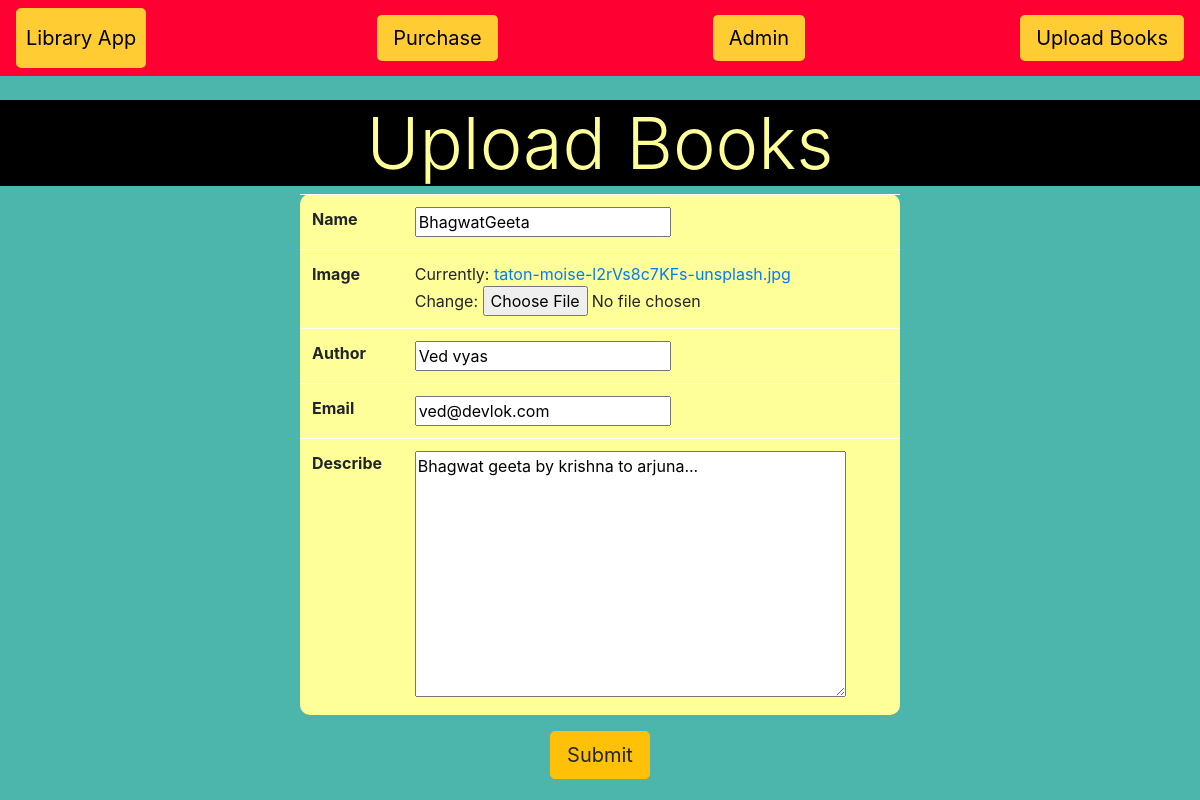
Page /update/5 on the committed database.
### books/models.py (models this page shows, shortened)
class BookModel(models.Model):
    name = models.CharField(max_length=50)
    image = models.ImageField()
    author = models.CharField(max_length=50,default='anonymus')
    email = models.EmailField()
    describe = models.TextField(default='Performing CURD operation')

### books/views.py (the view)
# urls.py: path('update/<int:book_id>', views.update_book),
def update_book(request, book_id):
    book_id = int(book_id)
    try:
        book_sel = BookModel.objects.get(id=book_id)
    except BookModel.DoesNotExist:
        return redirect('index')
    book_form = BookModelForms(request.POST or None, instance=book_sel)
    if book_form.is_valid():
       book_form.save()
       return redirect('index')
    return render(request, 'upload_form.html', {'upload_form': book_form})

### books/forms.py
class BookModelForms(forms.ModelForm):
    class Meta:
        model = BookModel
        fields = '__all__'

### template/upload_form.html (shortened to what this page needs)
{% extends 'library.html' %}
{% block content %}
    <center>
    <h1 class="display-3" style="background-color:#000000;color:#FFFF99;">Upload Books</h1>
    <form method = 'POST' enctype="multipart/form-data">
        <table class = 'w-50 table table-light' style="border-radius:10px;background-color:#FFFF99;">
            {% for field in upload_form %}
            <tr>
                <th>{{field.label}}</th>
                <td>{{ field }}</td>
            </tr>
            {% endfor %}
        </table>
        <button type="submit" class="btn btn-lg btn-warning">Submit</button>
    </form>
</center>
{% endblock %}

### rows in the picture
BookModel: upload_form "BhagwatGeeta" "Ved vyas" "ved@devlok.com" "Bhagwat geeta by krishna to arjuna..."

### other values in the picture
{{ field.label }} "Name" "Image" "Author" "Email" "Describe"
